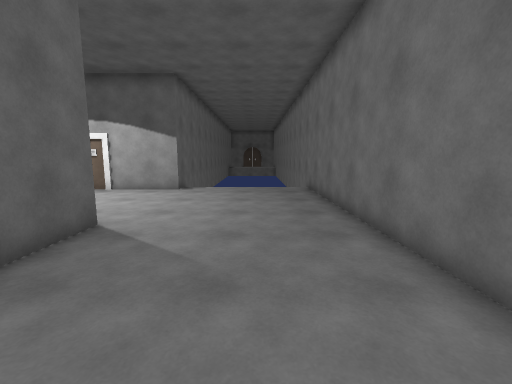
[1] (above)

15 first-person views from a walk through a 3-D level made in the Unity game engine. The camera is 1.5 m above the floor, tilts 8° down and sees 90° across. Doors are open. The floor is counted in squares, 1 m on a side. Each view is taken from the middle of a square. On the plan, view 1 faces up. The plan holds only what a view shows up to about 13 squares ahead; the rest is blank. The place goes on beyond the plan. The player character is not drawn. Surface patterns are stand-ins for the level's own textures.

[2]
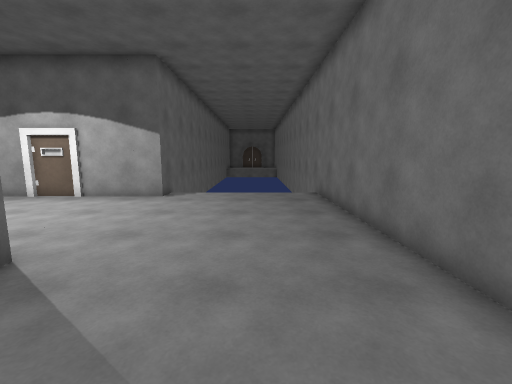

[3]
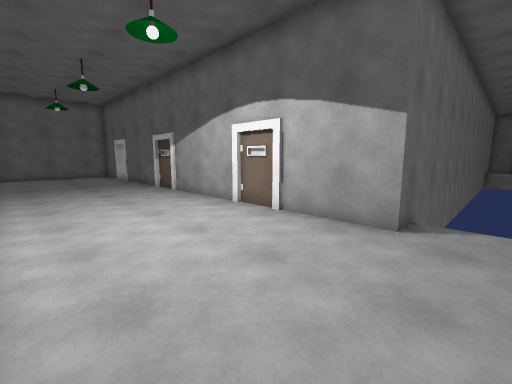

[4]
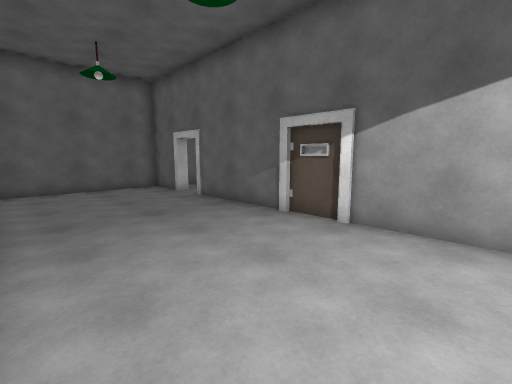

[5]
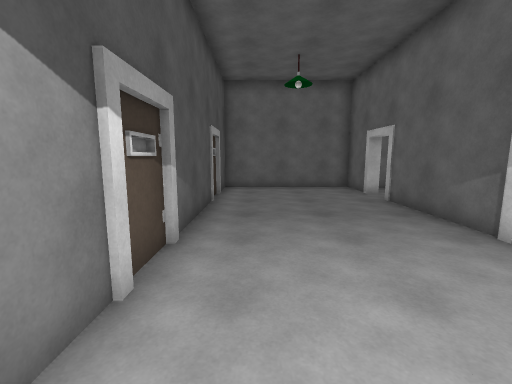

[6]
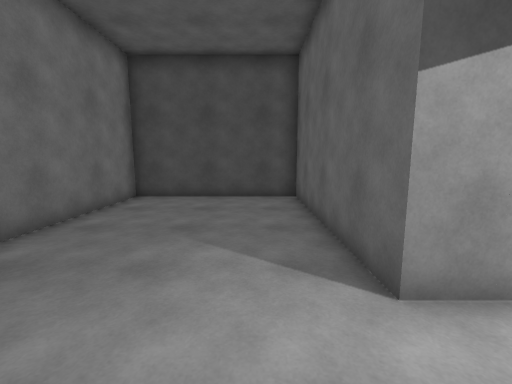

[7]
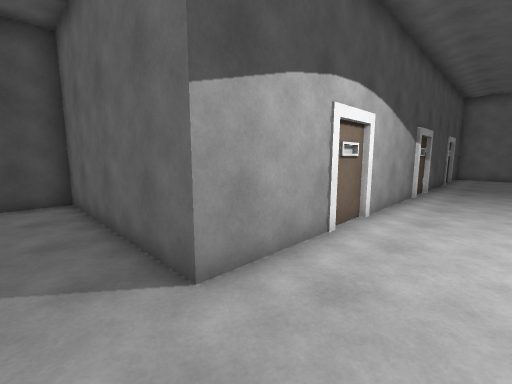

[8]
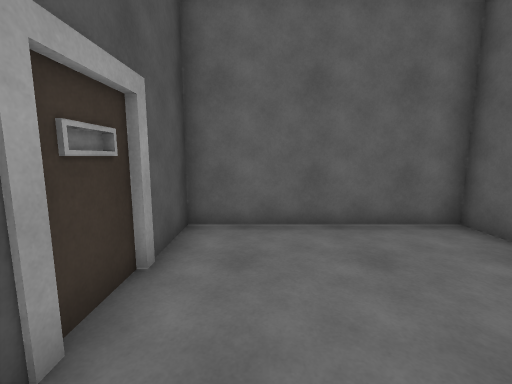

[9]
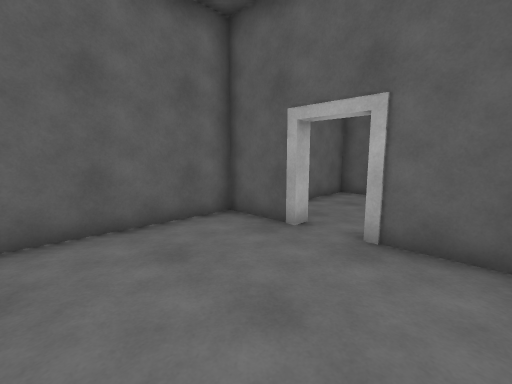

[10]
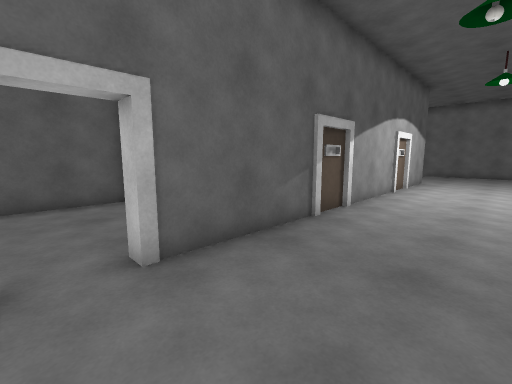

[11]
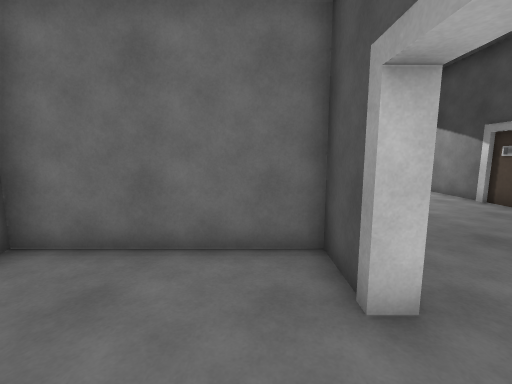

[12]
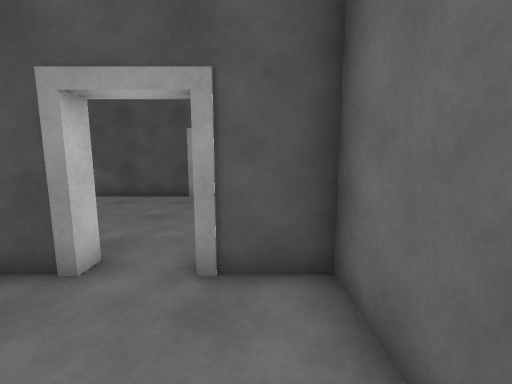

[13]
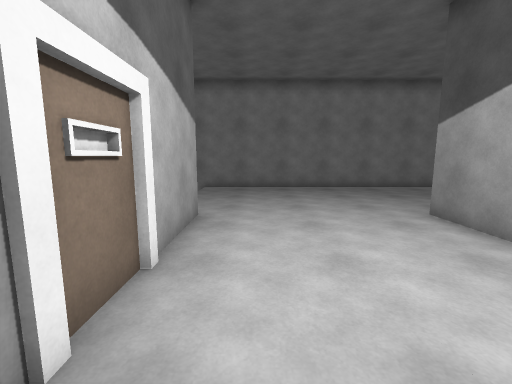

[14]
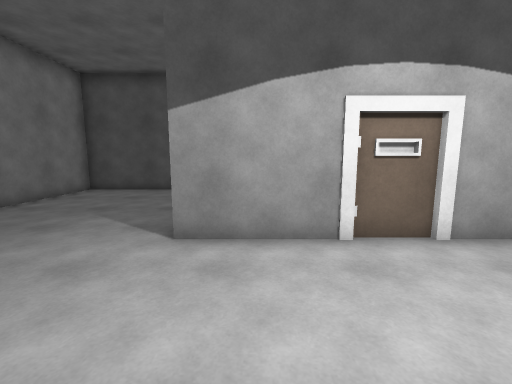

[15]
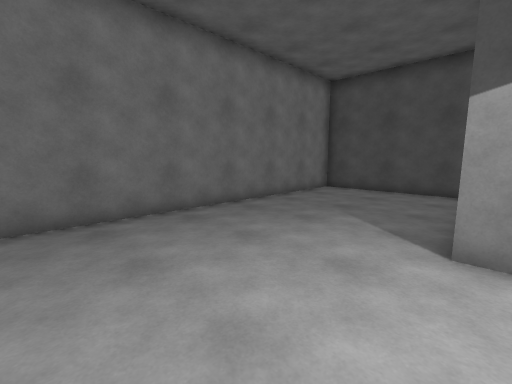

### Floor plan
Points are (right, up) in squares from view 1. A wall is a line through its corners. A room is listed if a view was taken in it or the views show most of it. See-through windows are left out.
Room 1 (views 1, 2, 3, 4, 5, 6, 7, 8, 9, 10, 13, 14, 15)
walls: (-7.9, 5.3) (-7.1, 5.3); (-13.9, 5.3) (-13.1, 5.3); (-3.5, 14) (-3.5, 11.5) (-18.8, 11.5); (-18.8, 5.5) (-3.5, 5.5) (-3.5, -1.5) (2.5, -1.5) (2.5, 13.9); (-19.9, 5.3) (-19.2, 5.3); (-20.2, 11.5) (-22.5, 11.5) (-22.5, 5.5) (-18.9, 5.5)
ways out: open door at (-19.5, 12) to room 2
Room 2 (views 11, 12)
walls: (-18.8, 11.9) (-17, 11.9) (-17, 17) (-22, 17) (-22, 11.9) (-20.2, 11.9)
ways out: open door at (-19.5, 12) to room 1

Positions as (right, up) in squares from view 1, and headings:
1: (0, 0), facing up
2: (0, 2), facing up
3: (-2, 6), facing up-left
4: (-10, 6), facing up-left
5: (-10, 7), facing left
6: (-2, 8), facing down
7: (-2, 8), facing down-left
8: (-17, 7), facing left
9: (-17, 7), facing up-left
10: (-20, 8), facing up-right
11: (-21, 13), facing right
12: (-21, 15), facing down
13: (-10, 10), facing right
14: (-5, 10), facing down
15: (-4, 10), facing down-right
